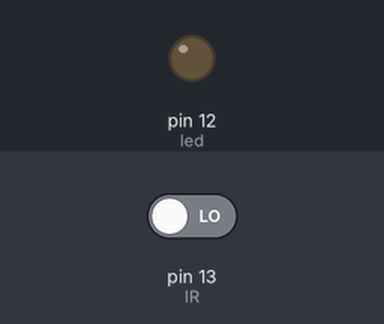
A sketch run on a simulated Arduino Uno, built with avr-gcc and run on an emulated ATmega328P. Shown: output pins drawn as LEDs (lit = HIGH). Inputs (shaded band) come from the test bench; at power-on: pin 13 (IR) LOW.

Above: at 1.2 s.
1.3 s: pin 13 (IR) driven HIGH
At 1.6 s:
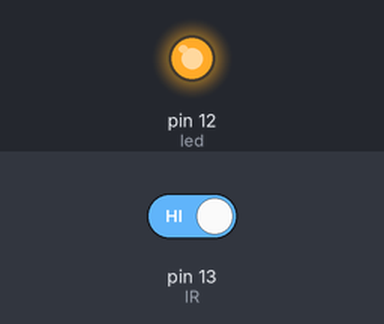
2.8 s: pin 13 (IR) driven LOW
At 4.0 s:
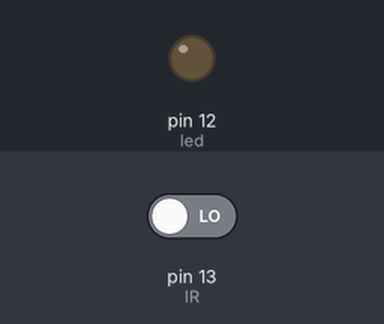
Timing chart, 0 to 5.8 s (numbered marks = the images above; inputs shaded):
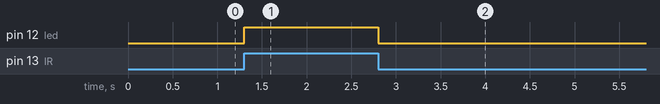

Measured:
- after the input at 1.3 s, pin 12 (led): LOW → HIGH at once
- after the input at 2.8 s, pin 12 (led): HIGH → LOW at once

The sketch:

IR_Sensor.ino
```cpp
int IR = 13; // Define IR sensor pin as digital pin 13
int led = 12; // Define LED pin as digital pin 12

void setup()
{
   pinMode(IR, INPUT); // Set IR sensor pin as an input
   pinMode(led, OUTPUT); // Set LED pin as an output
}

void loop()
{
  IR = digitalRead(13); // Read the state of the IR sensor and store it in the IR variable

  // int IR_Sensor = digitalRead(13); // Alternative way to read the IR sensor (commented out)

  if(IR == HIGH) // Check if the IR sensor detects an object
  {
    digitalWrite(led, HIGH); // Turn the LED on if the IR sensor is triggered
  }
  else
  {
    digitalWrite(led, LOW); // Turn the LED off if the IR sensor is not triggered
  }

  delay(50); // Small delay to stabilize sensor readings
}
```
